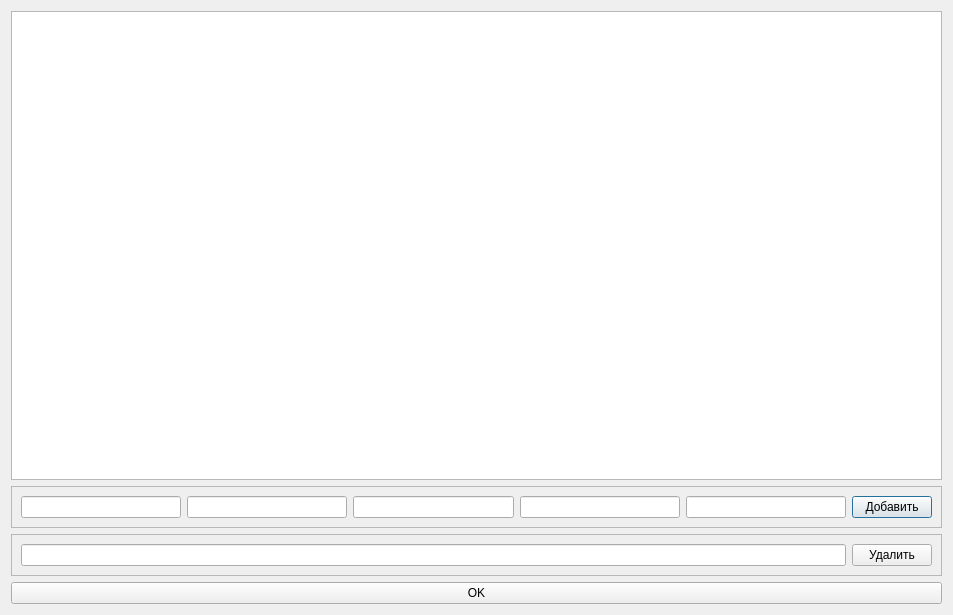
<?xml version="1.0" encoding="UTF-8"?>
<ui version="4.0">
 <class>Dialog</class>
 <widget class="QDialog" name="Dialog">
  <property name="geometry">
   <rect>
    <x>0</x>
    <y>0</y>
    <width>953</width>
    <height>615</height>
   </rect>
  </property>
  <property name="windowTitle">
   <string>Dialog</string>
  </property>
  <layout class="QVBoxLayout" name="verticalLayout">
   <item>
    <widget class="QTableWidget" name="tableWidget">
     <attribute name="horizontalHeaderDefaultSectionSize">
      <number>150</number>
     </attribute>
     <attribute name="verticalHeaderMinimumSectionSize">
      <number>30</number>
     </attribute>
     <attribute name="verticalHeaderDefaultSectionSize">
      <number>30</number>
     </attribute>
    </widget>
   </item>
   <item>
    <widget class="QFrame" name="frame">
     <property name="frameShape">
      <enum>QFrame::StyledPanel</enum>
     </property>
     <property name="frameShadow">
      <enum>QFrame::Raised</enum>
     </property>
     <layout class="QHBoxLayout" name="horizontalLayout_2">
      <item>
       <widget class="QLineEdit" name="lineEdit_2"/>
      </item>
      <item>
       <widget class="QLineEdit" name="lineEdit_3"/>
      </item>
      <item>
       <widget class="QLineEdit" name="lineEdit_4"/>
      </item>
      <item>
       <widget class="QLineEdit" name="lineEdit_5"/>
      </item>
      <item>
       <widget class="QLineEdit" name="lineEdit_6"/>
      </item>
      <item>
       <widget class="QPushButton" name="add_btn">
        <property name="text">
         <string>Добавить</string>
        </property>
       </widget>
      </item>
     </layout>
    </widget>
   </item>
   <item>
    <widget class="QFrame" name="frame_3">
     <property name="frameShape">
      <enum>QFrame::StyledPanel</enum>
     </property>
     <property name="frameShadow">
      <enum>QFrame::Raised</enum>
     </property>
     <layout class="QHBoxLayout" name="horizontalLayout">
      <item>
       <widget class="QLineEdit" name="lineEdit"/>
      </item>
      <item>
       <widget class="QPushButton" name="del_btn">
        <property name="text">
         <string>Удалить</string>
        </property>
       </widget>
      </item>
     </layout>
    </widget>
   </item>
   <item>
    <widget class="QPushButton" name="ok_btn">
     <property name="text">
      <string>OK</string>
     </property>
    </widget>
   </item>
  </layout>
 </widget>
 <resources/>
 <connections/>
</ui>
